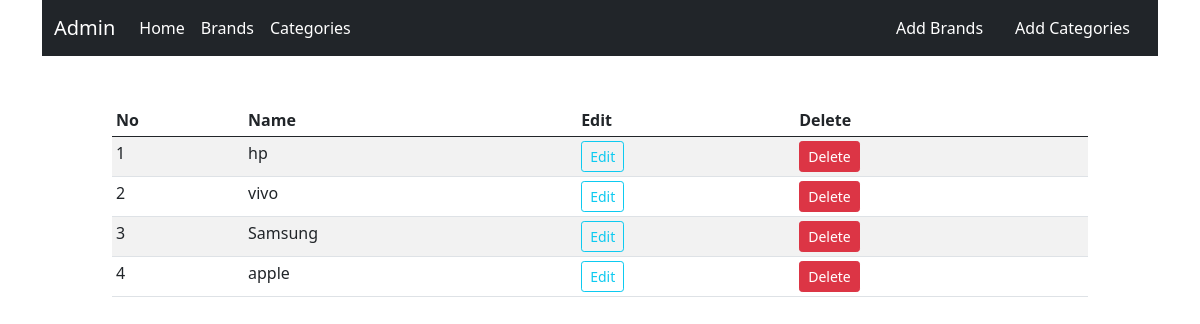
The app's page /brands (signed in) with its own data.
### shop/products/models.py (models this page shows)
class Brand(db.Model):
    id = db.Column(db.Integer, primary_key=True,autoincrement = True)
    name = db.Column(db.String(50), nullable=False, unique=True)

### shop/admin/routes.py (the view)
@app.route('/brands')
def brands():
    if 'email' not in session:
        flash(f'Login first','danger')
        return redirect(url_for('login'))
    brands = Brand.query.order_by(Brand.id.desc()).all()
    return render_template('admin/brand.html', title ='Brand Page', brands = brands)

### shop/templates/admin/brand.html (shortened to what this page needs)
{% extends "base.html" %}
{% block content %}
<div class="container">
    <nav class="navbar navbar-expand-lg navbar-light bg-dark">
        <div class="container-fluid">
          <a class="navbar-brand" href="{{url_for('admin')}}"style="color: white;">Admin</a>
          <div class="collapse navbar-collapse" id="navbarNavDropdown">
            <ul class="navbar-nav">
              <li class="nav-item">
                <a class="nav-link active" aria-current="page" href="{{url_for('home')}}"style="color: white;">Home</a>
              </li>
              <li class="nav-item">
                <a class="nav-link" href="{{url_for('brands')}}"style="color: white;">Brands</a>
              </li>
              <li class="nav-item">
                <a class="nav-link" href="{{url_for('category')}}"style="color: white;">Categories</a>
              </li>
            </ul>
            </div>
          <ul class="nav justify-content-end">
            <li class="nav-item">
              <a class="nav-link" aria-current="page" href="{{ url_for('addbrand')}}" style="color: white;">Add Brands</a>
            </li>
            <li class="nav-item">
              <a class="nav-link"  href="{{ url_for('addcat')}}" style="color: white;">Add Categories</a>
            </li>
            </ul>
        </div>
      </nav>
</div>
<div class="conatiner mt-5 ml-3"style="margin-left: 7rem; margin-right: 7rem;">
    <table class="table table-sm table-condensed table-striped table-hover">
        <thead>
            <th>No</th>
            <th>Name</th>
            <th>Edit</th>
            <th>Delete</th>
        </thead>
        <tbody>
            {% if brands %}
            {% for brand in brands %}
          <tr>
              <td>{{ loop.index }}</td>
              <td>{{brand.name}}</td>
              <td><a href="{{url_for('updatebrand', id = brand.id)}}" class="btn btn-sm btn-outline-info">Edit</a></td>
              <td><button type="button" class="btn btn-sm btn-danger" data-bs-toggle="modal" data-bs-target="#exampleModal-{{ brand.id }}">
                Delete
              </button></td>
          </tr>
          {% endfor %}
          {% endif %}
        </tbody>
    </table>
</div>
{% endblock %}

### shop/templates/base.html (shortened to what this page needs)
<!doctype html>
<html lang="en">
  <head>
    <link rel="stylesheet" href="{{ url_for('static',filename = 'css/bootstrap.min.css')}} ">
  </head>
  <body>
    {% block content %}
    {% endblock %}
  </body>
</html>

### records on screen
Brand: name "hp"
Brand: name "vivo"
Brand: name "Samsung"
Brand: name "apple"
